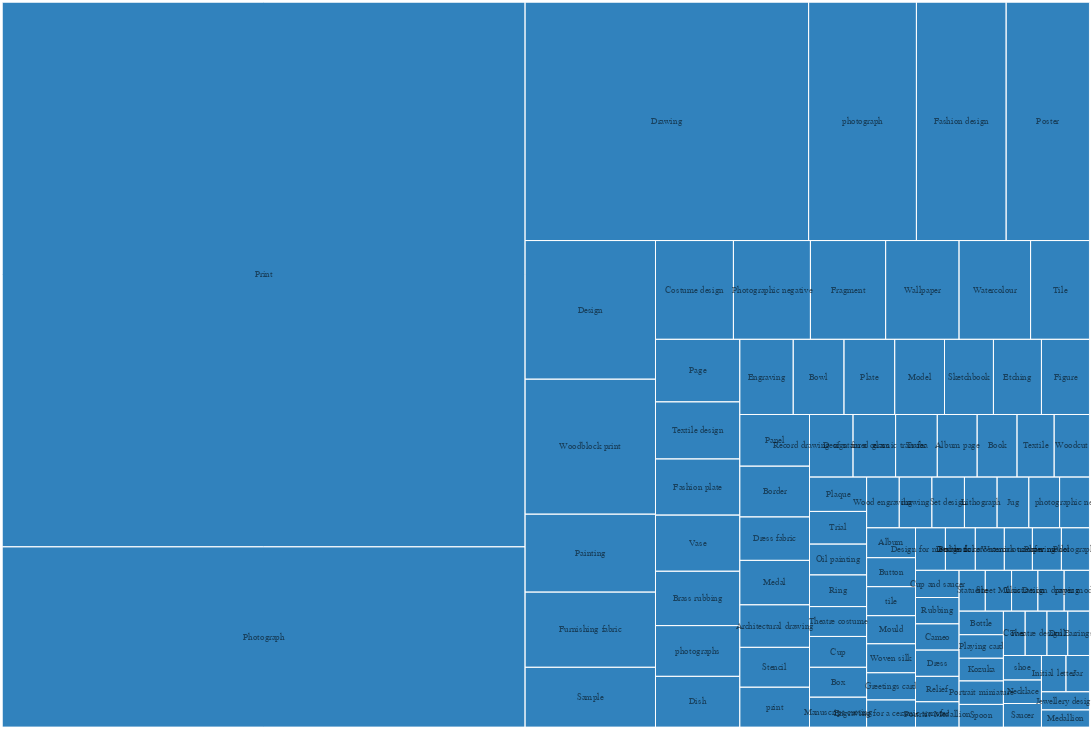

The notebook cell this image was saved under:
### Code cell
Vega({
  "$schema": "https://vega.github.io/schema/vega/v5.json",
  "description": "An example of treemap layout for hierarchical data.",
  "width": 1200,
  "height": 800,
  "padding": 2.5,
  "autosize": "none",

  "signals": [
    {
      "name": "layout", "value": "squarify",
      "bind": {
        "input": "select",
        "options": [
          "squarify",
          "binary",
          "slicedice"
        ]
      }
    },
    {
      "name": "aspectRatio", "value": 1.6,
      "bind": {"input": "range", "min": 1, "max": 5, "step": 0.1}
    }
  ],

  "data": [
    {
      "name": "tree",
      "values": person_json,
      "transform": [
        {
          "type": "stratify",
          "key": "id",
          "parentKey": "parent"
        },
        {
          "type": "treemap",
          "field": "value",
          "sort": {"field": "value", "order": "descending"},
          "round": True,
          "method": {"signal": "layout"},
          "ratio": {"signal": "aspectRatio"},
          "size": [{"signal": "width"}, {"signal": "height"}]
        }
      ]
    },
    {
      "name": "nodes",
      "source": "tree",
      "transform": [{ "type": "filter", "expr": "datum.children" }]
    },
    {
      "name": "leaves",
      "source": "tree",
      "transform": [{ "type": "filter", "expr": "datum.parent == 0" }]
    }
  ],

  "scales": [
    {
      "name": "color",
      "type": "ordinal",
      "domain": {"data": "nodes", "field": "name"},
      "range": [
        "#3182bd", "#6baed6", "#9ecae1", "#c6dbef", "#e6550d",
        "#fd8d3c", "#fdae6b", "#fdd0a2", "#31a354", "#74c476",
        "#a1d99b", "#c7e9c0", "#756bb1", "#9e9ac8", "#bcbddc",
        "#dadaeb", "#636363", "#969696", "#bdbdbd", "#d9d9d9"
      ]
    },
    {
      "name": "size",
      "type": "ordinal",
      "domain": [0, 1, 2, 3],
      "range": [256, 10, 20, 14]
    },
    {
      "name": "opacity",
      "type": "ordinal",
      "domain": [0, 1, 2, 3],
      "range": [0.15, 0.5, 0.8, 1.0]
    }
  ],

  "marks": [
    {
      "type": "rect",
      "from": {"data": "nodes"},
      "interactive": False,
      "encode": {
        "enter": {
          "fill": {"scale": "color", "field": "name"}
        },
        "update": {
          "x": {"field": "x0"},
          "y": {"field": "y0"},
          "x2": {"field": "x1"},
          "y2": {"field": "y1"}
        }
      }
    },
    {
      "type": "rect",
      "from": {"data": "leaves"},
      "encode": {
        "enter": {
          "stroke": {"value": "#fff"}
        },
        "update": {
          "x": {"field": "x0"},
          "y": {"field": "y0"},
          "x2": {"field": "x1"},
          "y2": {"field": "y1"},
          "fill": {"value": "transparent"}
        },
        "hover": {
          "fill": {"value": "red"}
        }
      }
    },
    {
      "type": "text",
      "from": {"data": "leaves"},
      "interactive": False,
      "encode": {
        "enter": {
          "font": {"value": "Helvetica Neue, Arial"},
          "align": {"value": "center"},
          "baseline": {"value": "middle"},
          "fill": {"value": "#000"},
          "text": {"field": "name"},
          "fontSize": {"scale": "size", "field": "depth"},
          "fillOpacity": {"scale": "opacity", "field": "depth"}
        },
        "update": {
          "x": {"signal": "0.5 * (datum.x0 + datum.x1)"},
          "y": {"signal": "0.5 * (datum.y0 + datum.y1)"}
        }
      }
    }
  ]
}
)

### Figure 1 — Vega specification as saved in the notebook (floating-point values rounded to 4 significant figures)
{"$schema": "https://vega.github.io/schema/vega/v5.json", "autosize": "none", "data": [{"name": "tree", "transform": [{"key": "id", "parentKey": "parent", "type": "stratify"}, {"field": "value", "method": {"signal": "layout"}, "ratio": {"signal": "aspectRatio"}, "round": true, "size": [{"signal": "width"}, {"signal": "height"}], "sort": {"field": "value", "order": "descending"}, "type": "treemap"}], "values": [{"children": 100, "depth": 0, "id": 0, "name": "Object Type", "value": 0, "x0": 0, "x1": 1200, "y0": 0, "y1": 800}, {"children": 0, "depth": 1, "id": 1, "name": "Print", "parent": "0", "value": 358521, "x0": 0, "x1": 577, "y0": 0, "y1": 601}, {"children": 0, "depth": 1, "id": 2, "name": "Photograph", "parent": "0", "value": 118383, "x0": 0, "x1": 577, "y0": 601, "y1": 800}, {"children": 0, "depth": 1, "id": 3, "name": "Drawing", "parent": "0", "value": 84874, "x0": 577, "x1": 890, "y0": 0, "y1": 263}, {"children": 0, "depth": 1, "id": 4, "name": "photograph", "parent": "0", "value": 32117, "x0": 890, "x1": 1009, "y0": 0, "y1": 263}, {"children": 0, "depth": 1, "id": 5, "name": "Fashion design", "parent": "0", "value": 26979, "x0": 1009, "x1": 1108, "y0": 0, "y1": 263}, {"children": 0, "depth": 1, "id": 6, "name": "Poster", "parent": "0", "value": 24912, "x0": 1108, "x1": 1200, "y0": 0, "y1": 263}, {"children": 0, "depth": 1, "id": 7, "name": "Design", "parent": "0", "value": 22765, "x0": 577, "x1": 721, "y0": 263, "y1": 416}, {"children": 0, "depth": 1, "id": 8, "name": "Woodblock print", "parent": "0", "value": 22199, "x0": 577, "x1": 721, "y0": 416, "y1": 565}, {"children": 0, "depth": 1, "id": 9, "name": "Painting", "parent": "0", "value": 12711, "x0": 577, "x1": 721, "y0": 565, "y1": 651}, {"children": 0, "depth": 1, "id": 10, "name": "Furnishing fabric", "parent": "0", "value": 12325, "x0": 577, "x1": 721, "y0": 651, "y1": 734}, {"children": 0, "depth": 1, "id": 11, "name": "Sample", "parent": "0", "value": 9789, "x0": 577, "x1": 721, "y0": 734, "y1": 800}, {"children": 0, "depth": 1, "id": 12, "name": "Costume design", "parent": "0", "value": 9707, "x0": 721, "x1": 807, "y0": 263, "y1": 372}, {"children": 0, "depth": 1, "id": 13, "name": "Photographic negative", "parent": "0", "value": 9550, "x0": 807, "x1": 892, "y0": 263, "y1": 372}, {"children": 0, "depth": 1, "id": 14, "name": "Fragment", "parent": "0", "value": 9433, "x0": 892, "x1": 975, "y0": 263, "y1": 372}, {"children": 0, "depth": 1, "id": 15, "name": "Wallpaper", "parent": "0", "value": 9153, "x0": 975, "x1": 1056, "y0": 263, "y1": 372}, {"children": 0, "depth": 1, "id": 16, "name": "Watercolour", "parent": "0", "value": 8837, "x0": 1056, "x1": 1135, "y0": 263, "y1": 372}, {"children": 0, "depth": 1, "id": 17, "name": "Tile", "parent": "0", "value": 7367, "x0": 1135, "x1": 1200, "y0": 263, "y1": 372}, {"children": 0, "depth": 1, "id": 18, "name": "Page", "parent": "0", "value": 6605, "x0": 721, "x1": 814, "y0": 372, "y1": 441}, {"children": 0, "depth": 1, "id": 19, "name": "Textile design", "parent": "0", "value": 6053, "x0": 721, "x1": 814, "y0": 441, "y1": 504}, {"children": 0, "depth": 1, "id": 20, "name": "Fashion plate", "parent": "0", "value": 5938, "x0": 721, "x1": 814, "y0": 504, "y1": 566}, {"children": 0, "depth": 1, "id": 21, "name": "Vase", "parent": "0", "value": 5873, "x0": 721, "x1": 814, "y0": 566, "y1": 628}, {"children": 0, "depth": 1, "id": 22, "name": "Brass rubbing", "parent": "0", "value": 5710, "x0": 721, "x1": 814, "y0": 628, "y1": 688}, {"children": 0, "depth": 1, "id": 23, "name": "photographs", "parent": "0", "value": 5416, "x0": 721, "x1": 814, "y0": 688, "y1": 744}, {"children": 0, "depth": 1, "id": 24, "name": "Dish", "parent": "0", "value": 5339, "x0": 721, "x1": 814, "y0": 744, "y1": 800}, {"children": 0, "depth": 1, "id": 25, "name": "Engraving", "parent": "0", "value": 5039, "x0": 814, "x1": 873, "y0": 372, "y1": 455}, {"children": 0, "depth": 1, "id": 26, "name": "Bowl", "parent": "0", "value": 4842, "x0": 873, "x1": 929, "y0": 372, "y1": 455}, {"children": 0, "depth": 1, "id": 27, "name": "Plate", "parent": "0", "value": 4778, "x0": 929, "x1": 985, "y0": 372, "y1": 455}, {"children": 0, "depth": 1, "id": 28, "name": "Model", "parent": "0", "value": 4668, "x0": 985, "x1": 1040, "y0": 372, "y1": 455}, {"children": 0, "depth": 1, "id": 29, "name": "Sketchbook", "parent": "0", "value": 4618, "x0": 1040, "x1": 1094, "y0": 372, "y1": 455}, {"children": 0, "depth": 1, "id": 30, "name": "Etching", "parent": "0", "value": 4579, "x0": 1094, "x1": 1147, "y0": 372, "y1": 455}, {"children": 0, "depth": 1, "id": 31, "name": "Figure", "parent": "0", "value": 4528, "x0": 1147, "x1": 1200, "y0": 372, "y1": 455}, {"children": 0, "depth": 1, "id": 32, "name": "Panel", "parent": "0", "value": 4519, "x0": 814, "x1": 891, "y0": 455, "y1": 512}, {"children": 0, "depth": 1, "id": 33, "name": "Border", "parent": "0", "value": 4467, "x0": 814, "x1": 891, "y0": 512, "y1": 568}, {"children": 0, "depth": 1, "id": 34, "name": "Dress fabric", "parent": "0", "value": 3830, "x0": 814, "x1": 891, "y0": 568, "y1": 616}, {"children": 0, "depth": 1, "id": 35, "name": "Medal", "parent": "0", "value": 3822, "x0": 814, "x1": 891, "y0": 616, "y1": 665}, {"children": 0, "depth": 1, "id": 36, "name": "Architectural drawing", "parent": "0", "value": 3772, "x0": 814, "x1": 891, "y0": 665, "y1": 712}, {"children": 0, "depth": 1, "id": 37, "name": "Stencil", "parent": "0", "value": 3500, "x0": 814, "x1": 891, "y0": 712, "y1": 756}, {"children": 0, "depth": 1, "id": 38, "name": "print", "parent": "0", "value": 3482, "x0": 814, "x1": 891, "y0": 756, "y1": 800}, {"children": 0, "depth": 1, "id": 39, "name": "Record drawing of stained glass", "parent": "0", "value": 3430, "x0": 891, "x1": 939, "y0": 455, "y1": 524}, {"children": 0, "depth": 1, "id": 40, "name": "Design for a ceramic transfer", "parent": "0", "value": 3345, "x0": 939, "x1": 986, "y0": 455, "y1": 524}, {"children": 0, "depth": 1, "id": 41, "name": "Tsuba", "parent": "0", "value": 3224, "x0": 986, "x1": 1032, "y0": 455, "y1": 524}, {"children": 0, "depth": 1, "id": 42, "name": "Album page", "parent": "0", "value": 3179, "x0": 1032, "x1": 1076, "y0": 455, "y1": 524}, {"children": 0, "depth": 1, "id": 43, "name": "Book", "parent": "0", "value": 3081, "x0": 1076, "x1": 1120, "y0": 455, "y1": 524}, {"children": 0, "depth": 1, "id": 44, "name": "Textile", "parent": "0", "value": 2958, "x0": 1120, "x1": 1161, "y0": 455, "y1": 524}, {"children": 0, "depth": 1, "id": 45, "name": "Woodcut", "parent": "0", "value": 2749, "x0": 1161, "x1": 1200, "y0": 455, "y1": 524}, {"children": 0, "depth": 1, "id": 46, "name": "Plaque", "parent": "0", "value": 2493, "x0": 891, "x1": 954, "y0": 524, "y1": 562}, {"children": 0, "depth": 1, "id": 47, "name": "Trial", "parent": "0", "value": 2314, "x0": 891, "x1": 954, "y0": 562, "y1": 598}, {"children": 0, "depth": 1, "id": 48, "name": "Oil painting", "parent": "0", "value": 2253, "x0": 891, "x1": 954, "y0": 598, "y1": 632}, {"children": 0, "depth": 1, "id": 49, "name": "Ring", "parent": "0", "value": 2230, "x0": 891, "x1": 954, "y0": 632, "y1": 667}, {"children": 0, "depth": 1, "id": 50, "name": "Theatre costume", "parent": "0", "value": 2198, "x0": 891, "x1": 954, "y0": 667, "y1": 700}, {"children": 0, "depth": 1, "id": 51, "name": "Cup", "parent": "0", "value": 2175, "x0": 891, "x1": 954, "y0": 700, "y1": 734}, {"children": 0, "depth": 1, "id": 52, "name": "Box", "parent": "0", "value": 2174, "x0": 891, "x1": 954, "y0": 734, "y1": 767}, {"children": 0, "depth": 1, "id": 53, "name": "Manuscript cutting", "parent": "0", "value": 2129, "x0": 891, "x1": 954, "y0": 767, "y1": 800}, {"children": 0, "depth": 1, "id": 54, "name": "Wood engraving", "parent": "0", "value": 2116, "x0": 954, "x1": 990, "y0": 524, "y1": 580}, {"children": 0, "depth": 1, "id": 55, "name": "drawing", "parent": "0", "value": 2075, "x0": 990, "x1": 1026, "y0": 524, "y1": 580}, {"children": 0, "depth": 1, "id": 56, "name": "Set design", "parent": "0", "value": 2073, "x0": 1026, "x1": 1062, "y0": 524, "y1": 580}, {"children": 0, "depth": 1, "id": 57, "name": "Lithograph", "parent": "0", "value": 2056, "x0": 1062, "x1": 1098, "y0": 524, "y1": 580}, {"children": 0, "depth": 1, "id": 58, "name": "Jug", "parent": "0", "value": 2030, "x0": 1098, "x1": 1133, "y0": 524, "y1": 580}, {"children": 0, "depth": 1, "id": 59, "name": "", "parent": "0", "value": 1986, "x0": 1133, "x1": 1167, "y0": 524, "y1": 580}, {"children": 0, "depth": 1, "id": 60, "name": "photographic negative", "parent": "0", "value": 1879, "x0": 1167, "x1": 1200, "y0": 524, "y1": 580}, {"children": 0, "depth": 1, "id": 61, "name": "Album", "parent": "0", "value": 1831, "x0": 954, "x1": 1008, "y0": 580, "y1": 613}, {"children": 0, "depth": 1, "id": 62, "name": "Button", "parent": "0", "value": 1793, "x0": 954, "x1": 1008, "y0": 613, "y1": 645}, {"children": 0, "depth": 1, "id": 63, "name": "tile", "parent": "0", "value": 1777, "x0": 954, "x1": 1008, "y0": 645, "y1": 677}, {"children": 0, "depth": 1, "id": 64, "name": "Mould", "parent": "0", "value": 1758, "x0": 954, "x1": 1008, "y0": 677, "y1": 708}, {"children": 0, "depth": 1, "id": 65, "name": "Woven silk", "parent": "0", "value": 1747, "x0": 954, "x1": 1008, "y0": 708, "y1": 740}, {"children": 0, "depth": 1, "id": 66, "name": "Greetings card", "parent": "0", "value": 1704, "x0": 954, "x1": 1008, "y0": 740, "y1": 770}, {"children": 0, "depth": 1, "id": 67, "name": "Engraving for a ceramic transfer", "parent": "0", "value": 1658, "x0": 954, "x1": 1008, "y0": 770, "y1": 800}, {"children": 0, "depth": 1, "id": 68, "name": "Design for metalwork", "parent": "0", "value": 1631, "x0": 1008, "x1": 1041, "y0": 580, "y1": 627}, {"children": 0, "depth": 1, "id": 69, "name": "Bottle ticket", "parent": "0", "value": 1582, "x0": 1041, "x1": 1074, "y0": 580, "y1": 627}, {"children": 0, "depth": 1, "id": 70, "name": "Design for a ceramics transfer", "parent": "0", "value": 1560, "x0": 1074, "x1": 1106, "y0": 580, "y1": 627}, {"children": 0, "depth": 1, "id": 71, "name": "Watercolour drawing", "parent": "0", "value": 1556, "x0": 1106, "x1": 1137, "y0": 580, "y1": 627}, {"children": 0, "depth": 1, "id": 72, "name": "Paper model", "parent": "0", "value": 1550, "x0": 1137, "x1": 1169, "y0": 580, "y1": 627}, {"children": 0, "depth": 1, "id": 73, "name": "Photographs", "parent": "0", "value": 1502, "x0": 1169, "x1": 1200, "y0": 580, "y1": 627}, {"children": 0, "depth": 1, "id": 74, "name": "Cup and saucer", "parent": "0", "value": 1476, "x0": 1008, "x1": 1056, "y0": 627, "y1": 657}, {"children": 0, "depth": 1, "id": 75, "name": "Rubbing", "parent": "0", "value": 1446, "x0": 1008, "x1": 1056, "y0": 657, "y1": 686}, {"children": 0, "depth": 1, "id": 76, "name": "Cameo", "parent": "0", "value": 1439, "x0": 1008, "x1": 1056, "y0": 686, "y1": 715}, {"children": 0, "depth": 1, "id": 77, "name": "Dress", "parent": "0", "value": 1420, "x0": 1008, "x1": 1056, "y0": 715, "y1": 744}, {"children": 0, "depth": 1, "id": 78, "name": "Relief", "parent": "0", "value": 1400, "x0": 1008, "x1": 1056, "y0": 744, "y1": 772}, {"children": 0, "depth": 1, "id": 79, "name": "Portrait Medallion", "parent": "0", "value": 1384, "x0": 1008, "x1": 1056, "y0": 772, "y1": 800}, {"children": 0, "depth": 1, "id": 80, "name": "Statuette", "parent": "0", "value": 1364, "x0": 1056, "x1": 1085, "y0": 627, "y1": 672}, {"children": 0, "depth": 1, "id": 81, "name": "Sheet Music", "parent": "0", "value": 1356, "x0": 1085, "x1": 1114, "y0": 627, "y1": 672}, {"children": 0, "depth": 1, "id": 82, "name": "Illustration", "parent": "0", "value": 1350, "x0": 1114, "x1": 1143, "y0": 627, "y1": 672}, {"children": 0, "depth": 1, "id": 83, "name": "Design drawing", "parent": "0", "value": 1325, "x0": 1143, "x1": 1172, "y0": 627, "y1": 672}, {"children": 0, "depth": 1, "id": 84, "name": "paper model", "parent": "0", "value": 1321, "x0": 1172, "x1": 1200, "y0": 627, "y1": 672}, {"children": 0, "depth": 1, "id": 85, "name": "Bottle", "parent": "0", "value": 1308, "x0": 1056, "x1": 1105, "y0": 672, "y1": 698}, {"children": 0, "depth": 1, "id": 86, "name": "Playing card", "parent": "0", "value": 1300, "x0": 1056, "x1": 1105, "y0": 698, "y1": 724}, {"children": 0, "depth": 1, "id": 87, "name": "Kozuka", "parent": "0", "value": 1293, "x0": 1056, "x1": 1105, "y0": 724, "y1": 749}, {"children": 0, "depth": 1, "id": 88, "name": "Portrait miniature", "parent": "0", "value": 1290, "x0": 1056, "x1": 1105, "y0": 749, "y1": 775}, {"children": 0, "depth": 1, "id": 89, "name": "Spoon", "parent": "0", "value": 1282, "x0": 1056, "x1": 1105, "y0": 775, "y1": 800}, {"children": 0, "depth": 1, "id": 90, "name": "Cover", "parent": "0", "value": 1250, "x0": 1105, "x1": 1129, "y0": 672, "y1": 721}, {"children": 0, "depth": 1, "id": 91, "name": "Theatre design", "parent": "0", "value": 1196, "x0": 1129, "x1": 1153, "y0": 672, "y1": 721}, {"children": 0, "depth": 1, "id": 92, "name": "Doll", "parent": "0", "value": 1194, "x0": 1153, "x1": 1176, "y0": 672, "y1": 721}, {"children": 0, "depth": 1, "id": 93, "name": "Earrings", "parent": "0", "value": 1190, "x0": 1176, "x1": 1200, "y0": 672, "y1": 721}, {"children": 0, "depth": 1, "id": 94, "name": "shoe", "parent": "0", "value": 1180, "x0": 1105, "x1": 1147, "y0": 721, "y1": 748}, {"children": 0, "depth": 1, "id": 95, "name": "Necklace", "parent": "0", "value": 1173, "x0": 1105, "x1": 1147, "y0": 748, "y1": 774}, {"children": 0, "depth": 1, "id": 96, "name": "Saucer", "parent": "0", "value": 1152, "x0": 1105, "x1": 1147, "y0": 774, "y1": 800}, {"children": 0, "depth": 1, "id": 97, "name": "Initial letter", "parent": "0", "value": 1090, "x0": 1147, "x1": 1174, "y0": 721, "y1": 761}, {"children": 0, "depth": 1, "id": 98, "name": "Jar", "parent": "0", "value": 1088, "x0": 1174, "x1": 1200, "y0": 721, "y1": 761}, {"children": 0, "depth": 1, "id": 99, "name": "Jewellery design", "parent": "0", "value": 1064, "x0": 1147, "x1": 1200, "y0": 761, "y1": 781}, {"children": 0, "depth": 1, "id": 100, "name": "Medallion", "parent": "0", "value": 1050, "x0": 1147, "x1": 1200, "y0": 781, "y1": 800}]}, {"name": "nodes", "source": "tree", "transform": [{"expr": "datum.children", "type": "filter"}]}, {"name": "leaves", "source": "tree", "transform": [{"expr": "datum.parent == 0", "type": "filter"}]}], "description": "An example of treemap layout for hierarchical data.", "height": 800, "marks": [{"encode": {"enter": {"fill": {"field": "name", "scale": "color"}}, "update": {"x": {"field": "x0"}, "x2": {"field": "x1"}, "y": {"field": "y0"}, "y2": {"field": "y1"}}}, "from": {"data": "nodes"}, "interactive": false, "type": "rect"}, {"encode": {"enter": {"stroke": {"value": "#fff"}}, "hover": {"fill": {"value": "red"}}, "update": {"fill": {"value": "transparent"}, "x": {"field": "x0"}, "x2": {"field": "x1"}, "y": {"field": "y0"}, "y2": {"field": "y1"}}}, "from": {"data": "leaves"}, "type": "rect"}, {"encode": {"enter": {"align": {"value": "center"}, "baseline": {"value": "middle"}, "fill": {"value": "#000"}, "fillOpacity": {"field": "depth", "scale": "opacity"}, "font": {"value": "Helvetica Neue, Arial"}, "fontSize": {"field": "depth", "scale": "size"}, "text": {"field": "name"}}, "update": {"x": {"signal": "0.5 * (datum.x0 + datum.x1)"}, "y": {"signal": "0.5 * (datum.y0 + datum.y1)"}}}, "from": {"data": "leaves"}, "interactive": false, "type": "text"}], "padding": 2.5, "scales": [{"domain": {"data": "nodes", "field": "name"}, "name": "color", "range": ["#3182bd", "#6baed6", "#9ecae1", "#c6dbef", "#e6550d", "#fd8d3c", "#fdae6b", "#fdd0a2", "#31a354", "#74c476", "#a1d99b", "#c7e9c0", "#756bb1", "#9e9ac8", "#bcbddc", "#dadaeb", "#636363", "#969696", "#bdbdbd", "#d9d9d9"], "type": "ordinal"}, {"domain": [0, 1, 2, 3], "name": "size", "range": [256, 10, 20, 14], "type": "ordinal"}, {"domain": [0, 1, 2, 3], "name": "opacity", "range": [0.15, 0.5, 0.8, 1], "type": "ordinal"}], "signals": [{"bind": {"input": "select", "options": ["squarify", "binary", "slicedice"]}, "name": "layout", "value": "squarify"}, {"bind": {"input": "range", "max": 5, "min": 1, "step": 0.1}, "name": "aspectRatio", "value": 1.6}], "width": 1200}
